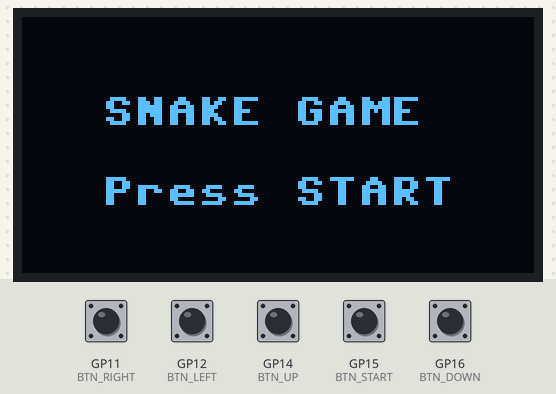
Bench run of a program on a simulated Raspberry Pi Pico running MicroPython. Shown: 128×64 one-colour display. The test bench sets the inputs (shaded band); at power-on: GP11 (BTN_RIGHT), GP12 (BTN_LEFT), GP14 (BTN_UP), GP15 (BTN_START), GP16 (BTN_DOWN) HIGH. The OLED is the two-colour kind (top 16 rows yellow); random numbers come from a fixed seed.

Above: at 1.2 s.
1.3 s: GP15 (BTN_START) pulled LOW for 0.15 s
At 1.39 s:
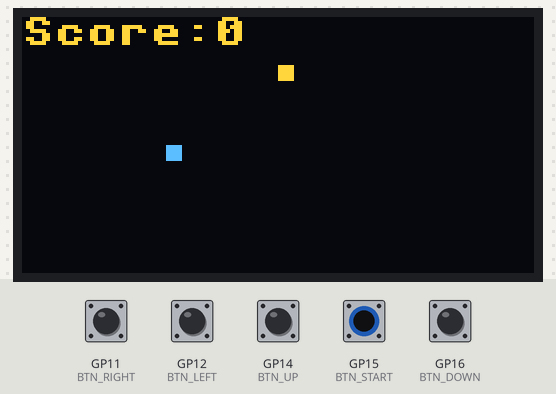
2.0 s: GP14 (BTN_UP) pulled LOW for 0.15 s
At 2.14 s:
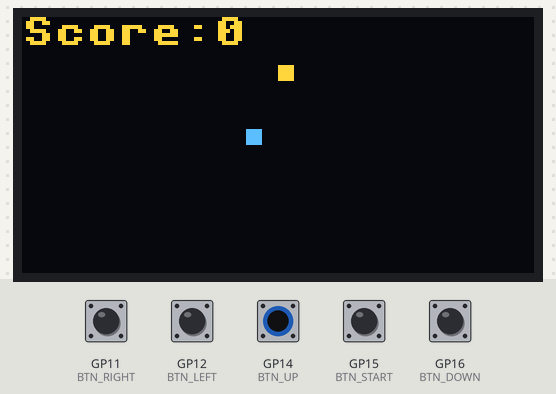
2.7 s: GP11 (BTN_RIGHT) pulled LOW for 0.15 s
At 2.89 s:
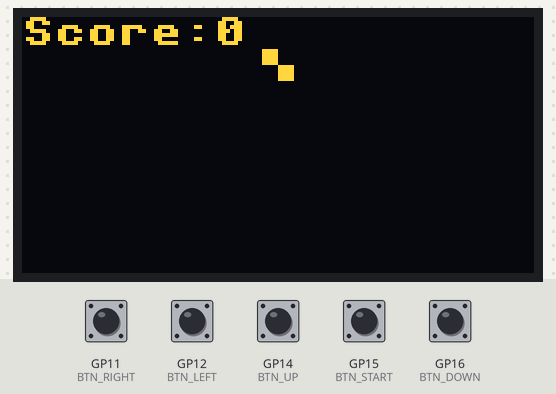
3.4 s: GP12 (BTN_LEFT) pulled LOW for 0.15 s
At 3.51 s:
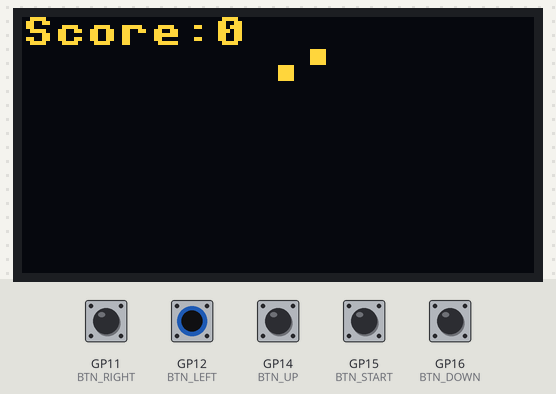
4.1 s: GP16 (BTN_DOWN) pulled LOW for 0.15 s
At 4.25 s:
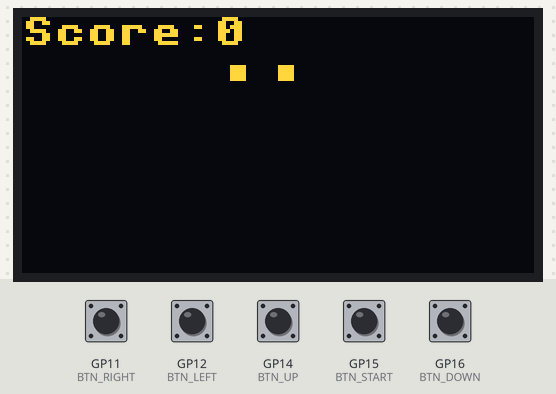
4.8 s: GP11 (BTN_RIGHT) pulled LOW for 1 s
At 5.0 s:
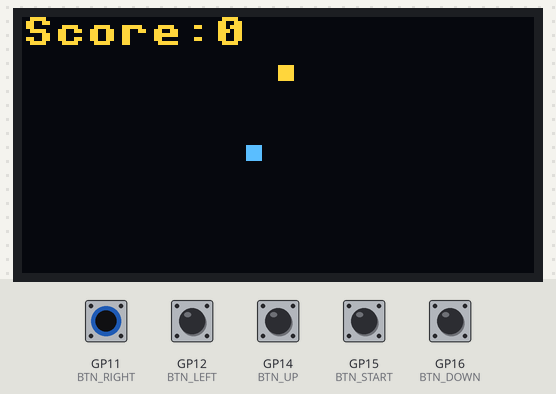
Timing chart, 0 to 7.4 s (numbered marks = the images above; inputs shaded):
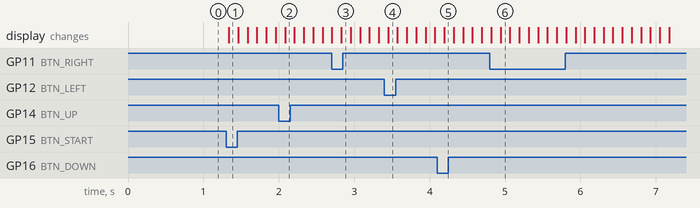

Measured:
- after the input at 1.3 s, the display: changes at once (image 1)

The program:

main.py
```python
from machine import I2C, Pin
from ssd1306 import SSD1306_I2C
import time
import random

# Configuration de l'écran OLED
i2c = I2C(0, scl=Pin(1), sda=Pin(0))
oled_width = 128
oled_height = 64
oled = SSD1306_I2C(oled_width, oled_height, i2c)

# Configuration des boutons
BTN_START = Pin(15, Pin.IN, Pin.PULL_UP)  # Bouton Start
BTN_UP = Pin(14, Pin.IN, Pin.PULL_UP)     # Bouton Haut
BTN_DOWN = Pin(16, Pin.IN, Pin.PULL_UP)   # Bouton Bas
BTN_LEFT = Pin(12, Pin.IN, Pin.PULL_UP)   # Bouton Gauche
BTN_RIGHT = Pin(11, Pin.IN, Pin.PULL_UP)  # Bouton Droite

# Variables du jeu
BLOCK_SIZE = 4
snake = [(32, 32)]
direction = (1, 0)
food = (random.randrange(0, oled_width, BLOCK_SIZE),
        random.randrange(0, oled_height, BLOCK_SIZE))
game_over = False
game_started = False
score = 0

def draw_block(x, y):
    oled.fill_rect(x, y, BLOCK_SIZE, BLOCK_SIZE, 1)

def handle_input():
    global direction
    if not BTN_UP.value():
        direction = (0, -1)
    elif not BTN_DOWN.value():
        direction = (0, 1)
    elif not BTN_LEFT.value():
        direction = (-1, 0)
    elif not BTN_RIGHT.value():
        direction = (1, 0)

def check_collision():
    head = snake[0]
    # Vérifier les collisions avec les murs
    if (head[0] < 0 or head[0] >= oled_width or
        head[1] < 0 or head[1] >= oled_height):
        return True
    # Vérifier les collisions avec le corps du serpent
    if head in snake[1:]:
        return True
    return False

def game_loop():
    global food, game_over, snake, score

    while not game_over:
        oled.fill(0)

        # Afficher le score en haut
        oled.text(f"Score:{score}", 0, 0)

        # Gérer les entrées
        handle_input()

        # Mettre à jour la position du serpent
        new_head = (snake[0][0] + direction[0] * BLOCK_SIZE,
                   snake[0][1] + direction[1] * BLOCK_SIZE)
        snake.insert(0, new_head)

        # Vérifier si le serpent mange la nourriture
        if abs(snake[0][0] - food[0]) < BLOCK_SIZE and abs(snake[0][1] - food[1]) < BLOCK_SIZE:
            food = (random.randrange(0, oled_width, BLOCK_SIZE),
                   random.randrange(0, oled_height, BLOCK_SIZE))
            score += 1
        else:
            snake.pop()

        # Vérifier les collisions
        if check_collision():
            game_over = True
            break

        # Dessiner le serpent
        for segment in snake:
            draw_block(segment[0], segment[1])

        # Dessiner la nourriture
        draw_block(food[0], food[1])

        oled.show()
        time.sleep(0.1)


# Boucle principale
while True:
    if not game_started:
        oled.fill(0)
        oled.text("SNAKE GAME", 20, 20)
        oled.text("Press START", 20, 40)
        oled.show()

        if not BTN_START.value():
            game_started = True
            game_over = False
            snake = [(32, 32)]
            direction = (1, 0)
            score = 0
            food = (random.randrange(0, oled_width, BLOCK_SIZE),
                   random.randrange(0, oled_height, BLOCK_SIZE))
            game_loop()

    if game_over:
        oled.fill(0)
        oled.text("GAME OVER", 20, 20)
        oled.text(f"Score: {score}", 20, 30)
        oled.text("Press START", 20, 40)
        oled.show()
        game_started = False
        while BTN_START.value():
            time.sleep(0.1)
```
